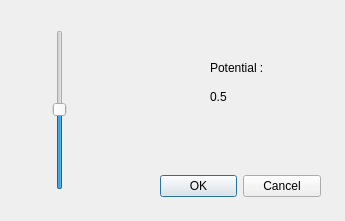
<?xml version="1.0" encoding="UTF-8"?>
<ui version="4.0">
 <class>EnergySelection</class>
 <widget class="QDialog" name="EnergySelection">
  <property name="geometry">
   <rect>
    <x>0</x>
    <y>0</y>
    <width>345</width>
    <height>221</height>
   </rect>
  </property>
  <property name="windowTitle">
   <string>Dialog</string>
  </property>
  <widget class="QDialogButtonBox" name="energyButton">
   <property name="geometry">
    <rect>
     <x>160</x>
     <y>170</y>
     <width>161</width>
     <height>32</height>
    </rect>
   </property>
   <property name="orientation">
    <enum>Qt::Horizontal</enum>
   </property>
   <property name="standardButtons">
    <set>QDialogButtonBox::Cancel|QDialogButtonBox::Ok</set>
   </property>
  </widget>
  <widget class="QSlider" name="energySlider">
   <property name="geometry">
    <rect>
     <x>50</x>
     <y>30</y>
     <width>19</width>
     <height>160</height>
    </rect>
   </property>
   <property name="singleStep">
    <number>1</number>
   </property>
   <property name="value">
    <number>50</number>
   </property>
   <property name="orientation">
    <enum>Qt::Vertical</enum>
   </property>
  </widget>
  <widget class="QLabel" name="energyLabel">
   <property name="geometry">
    <rect>
     <x>210</x>
     <y>60</y>
     <width>101</width>
     <height>16</height>
    </rect>
   </property>
   <property name="text">
    <string>Potential :</string>
   </property>
  </widget>
  <widget class="QLabel" name="energyValueLabel">
   <property name="geometry">
    <rect>
     <x>210</x>
     <y>90</y>
     <width>46</width>
     <height>13</height>
    </rect>
   </property>
   <property name="text">
    <string>0.5</string>
   </property>
  </widget>
 </widget>
 <resources/>
 <connections>
  <connection>
   <sender>energyButton</sender>
   <signal>accepted()</signal>
   <receiver>EnergySelection</receiver>
   <slot>accept()</slot>
   <hints>
    <hint type="sourcelabel">
     <x>248</x>
     <y>254</y>
    </hint>
    <hint type="destinationlabel">
     <x>157</x>
     <y>274</y>
    </hint>
   </hints>
  </connection>
  <connection>
   <sender>energyButton</sender>
   <signal>rejected()</signal>
   <receiver>EnergySelection</receiver>
   <slot>reject()</slot>
   <hints>
    <hint type="sourcelabel">
     <x>316</x>
     <y>260</y>
    </hint>
    <hint type="destinationlabel">
     <x>286</x>
     <y>274</y>
    </hint>
   </hints>
  </connection>
 </connections>
</ui>
